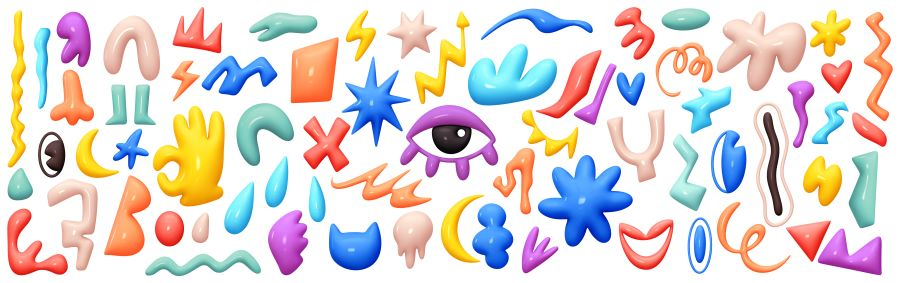
#> input picture Exercices/Data/image_05.jpg, 900 x 283 px, found by its file name
$ python 03_02_Utiliser_le_Thresholding.py
#> lines starting #> are read from the running program, lines starting #| are printed output that depends on the picture; after the words box and inside, x2 and y2 are one past the last pixel; in counts of white or black regions, pixels touching at a corner belong together
import numpy as np
import cv2

bw = cv2.imread('..\\Data\\image_05.jpg', 0)
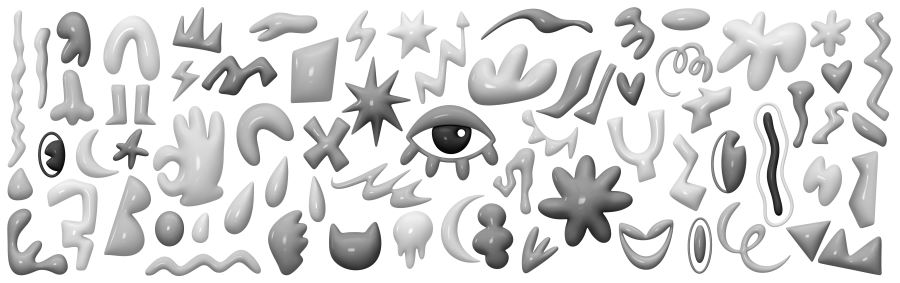
#> bw: shape (283, 900); min 0, max 255, mean 217.9
height, width = bw.shape[0:2]
#> height = 283; width = 900
cv2.imshow("Original BW",bw)

binary = np.zeros([height,width,1],'uint8')

thresh = 85

for row in range(0,height):
	for col in range(0, width):
		if bw[row][col]>thresh:
			binary[row][col]=255
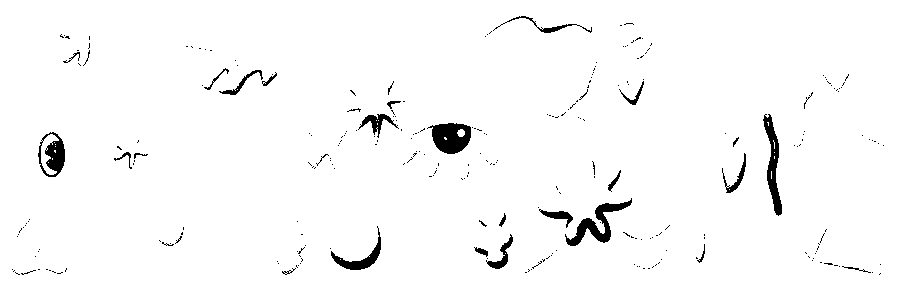
#> binary: shape (283, 900, 1); 97.4% white; 270 black regions (241 under 20 px), largest, box (x1, y1, x2, y2) and area: (427, 123, 471, 154) 928, (565, 198, 632, 246) 900, (763, 114, 782, 216) 798

cv2.imshow("Slow Binary",binary)

ret, thresh = cv2.threshold(bw,thresh,255,cv2.THRESH_BINARY)
#> ret = 85
print(ret)
#| 85.0
cv2.imshow("CV Threshold",thresh)

cv2.waitKey(0)
cv2.destroyAllWindows()

$ run again, with Exercices/Data/image_00.jpg copied over Exercices/Data/image_05.jpg
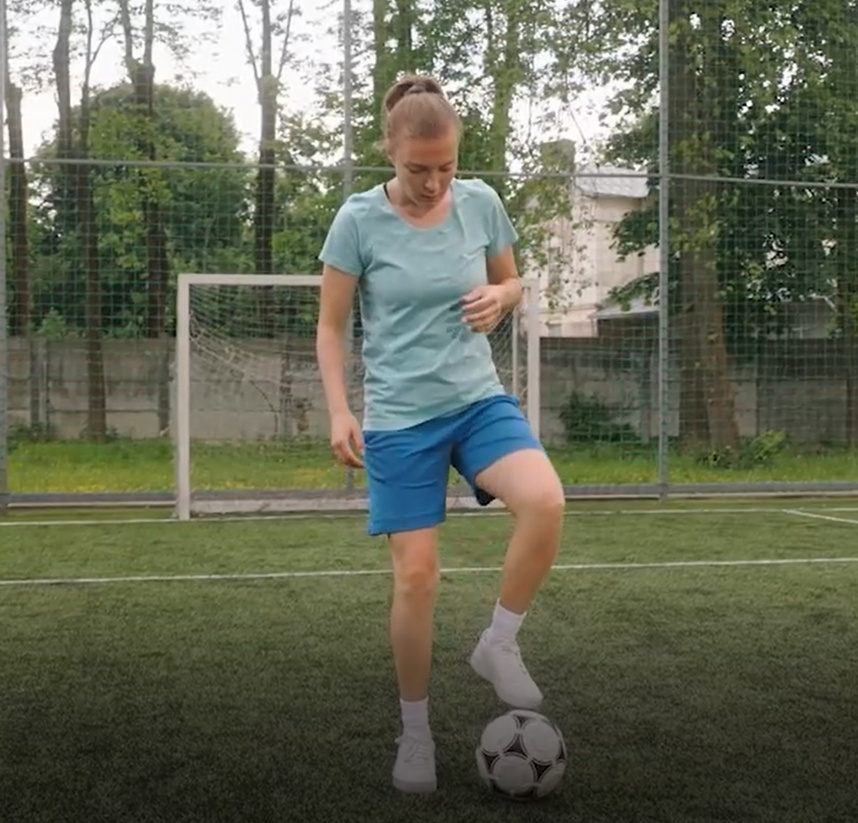
#> input picture Exercices/Data/image_00.jpg, 858 x 823 px, shrunk from 1682 x 1613 before the run, found by its file name
#> `bw = cv2.imread('..\\Data\\image_05.jpg', 0)`:
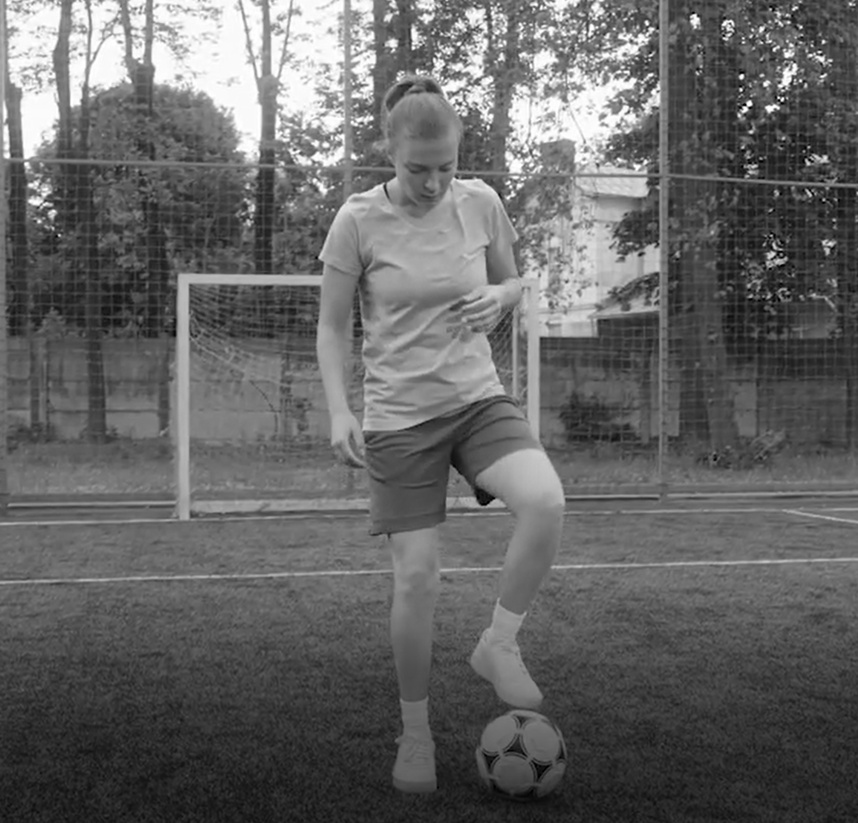
#> bw: shape (823, 858); min 0, max 255, mean 100.6
#> after the loop `for row in range(0,height):`:
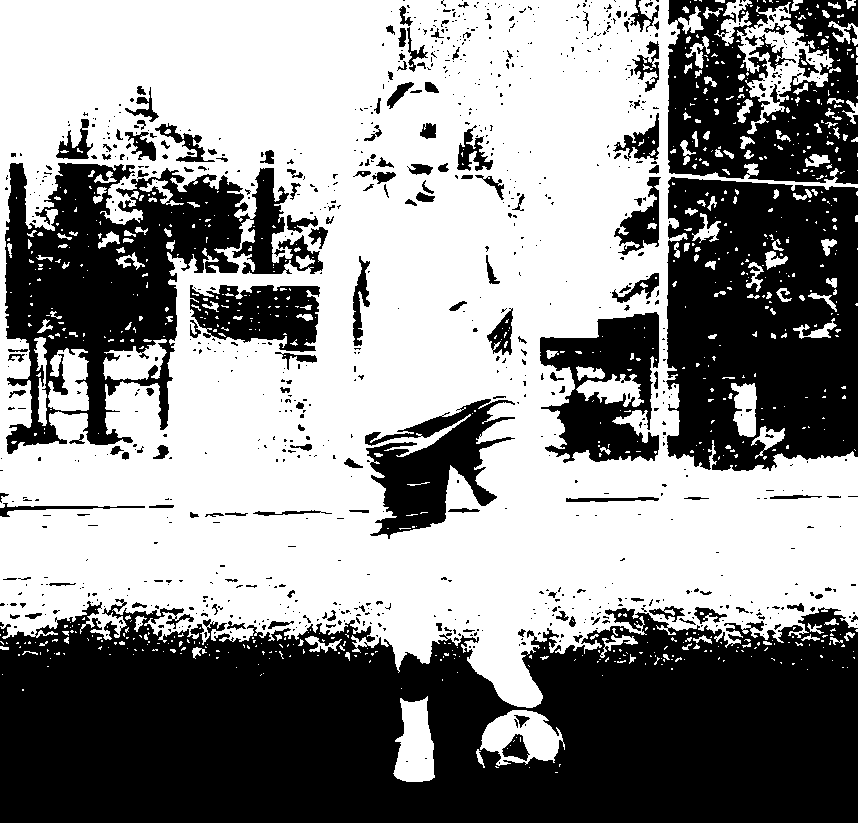
#> binary: shape (823, 858, 1); 56% white; 945 black regions (779 under 20 px), largest, box (x1, y1, x2, y2) and area: (0, 599, 858, 823) 152475, (666, 177, 858, 471) 47471, (5, 163, 323, 454) 39358
#> ret = 85
#| 85.0

$ run again, with Exercices/Data/image_01.jpg copied over Exercices/Data/image_05.jpg
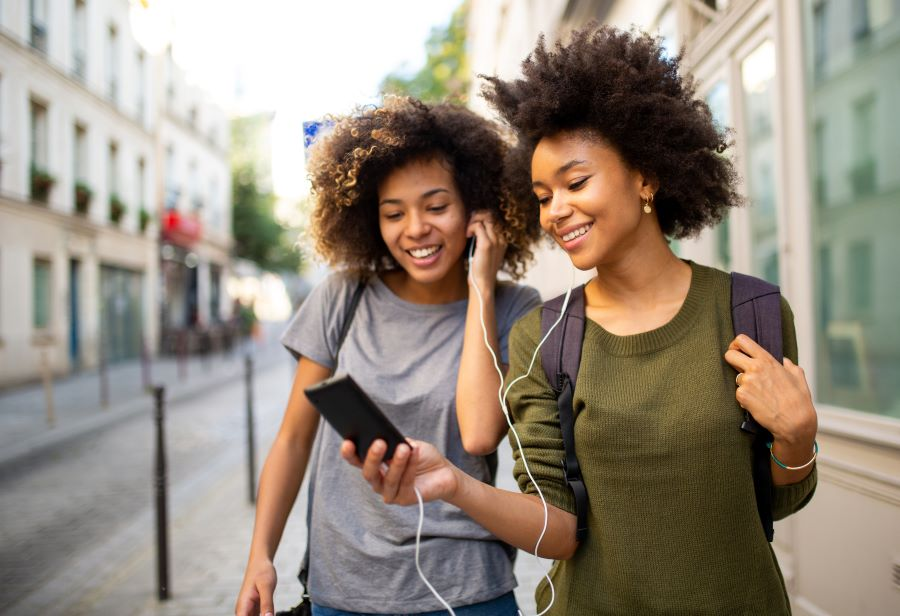
#> input picture Exercices/Data/image_01.jpg, 900 x 616 px, found by its file name
#> `bw = cv2.imread('..\\Data\\image_05.jpg', 0)`:
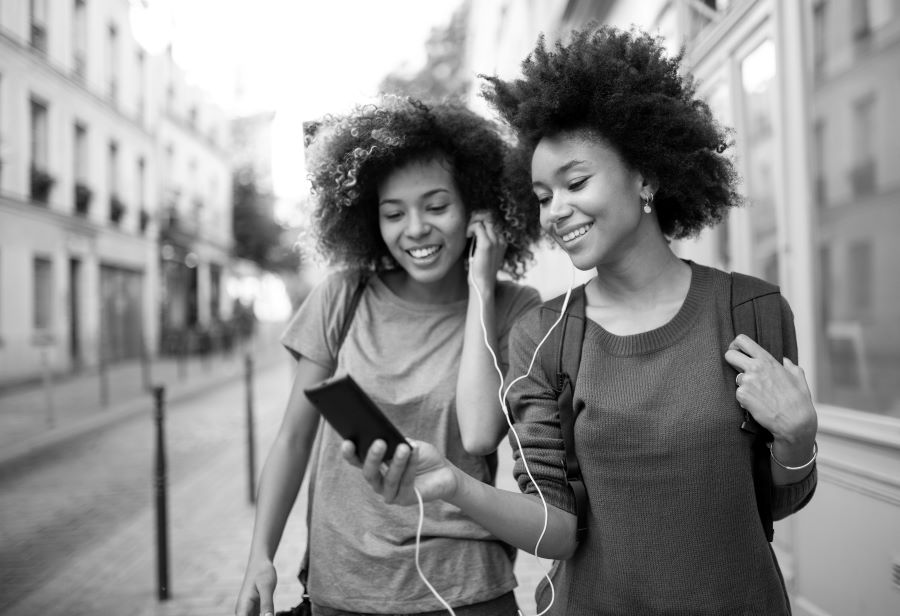
#> bw: shape (616, 900); min 0, max 255, mean 140.7
#> after the loop `for row in range(0,height):`:
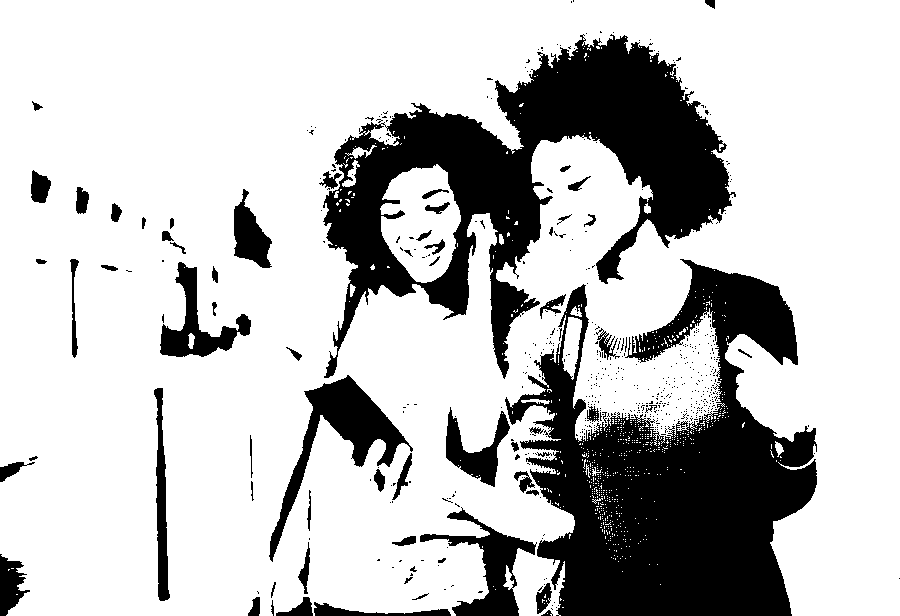
#> binary: shape (616, 900, 1); 75.6% white; 585 black regions (518 under 20 px), largest, box (x1, y1, x2, y2) and area: (505, 259, 817, 616) 58225, (323, 34, 736, 379) 50374, (269, 375, 413, 562) 5690
#> ret = 85
#| 85.0

$ run again, with Exercices/Data/image_02.jpg copied over Exercices/Data/image_05.jpg
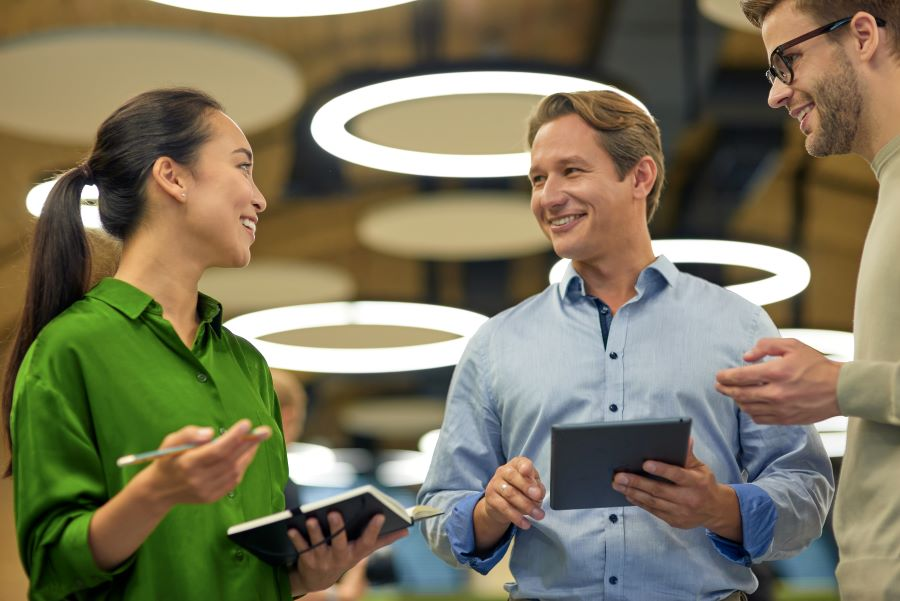
#> input picture Exercices/Data/image_02.jpg, 900 x 601 px, found by its file name
#> `bw = cv2.imread('..\\Data\\image_05.jpg', 0)`:
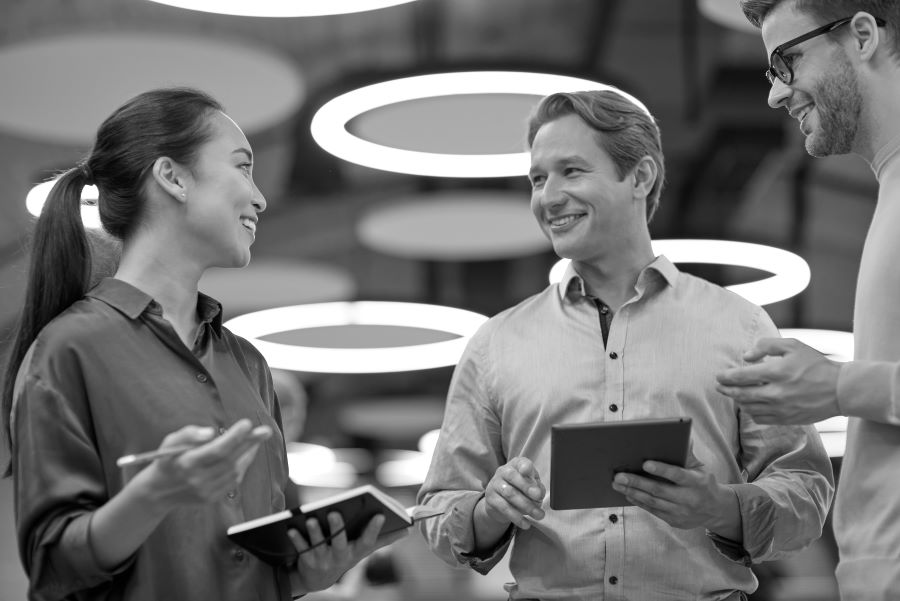
#> bw: shape (601, 900); min 0, max 255, mean 116.3
#> after the loop `for row in range(0,height):`:
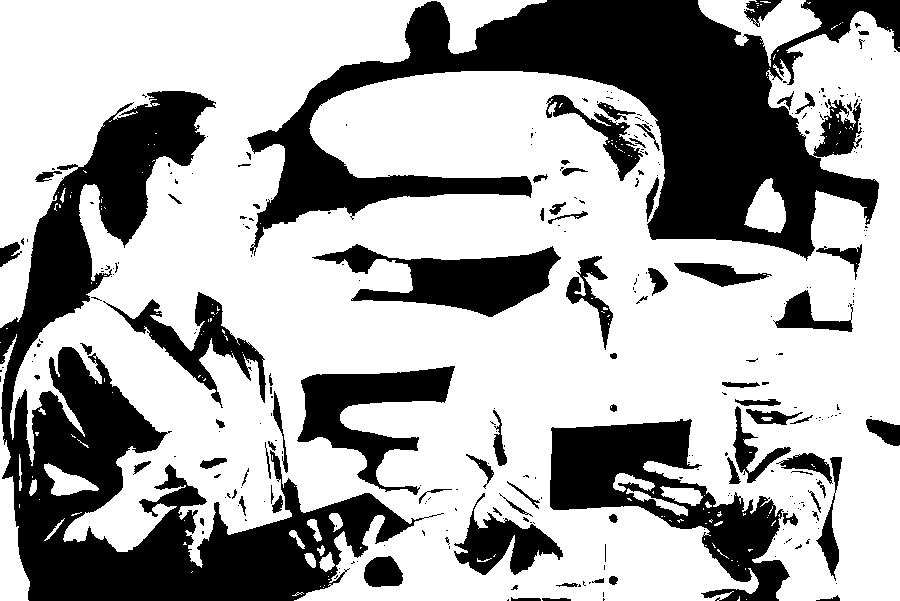
#> binary: shape (601, 900, 1); 66% white; 307 black regions (226 under 20 px), largest, box (x1, y1, x2, y2) and area: (247, 0, 900, 261) 64706, (0, 91, 444, 601) 60084, (550, 419, 790, 601) 16733
#> ret = 85
#| 85.0
